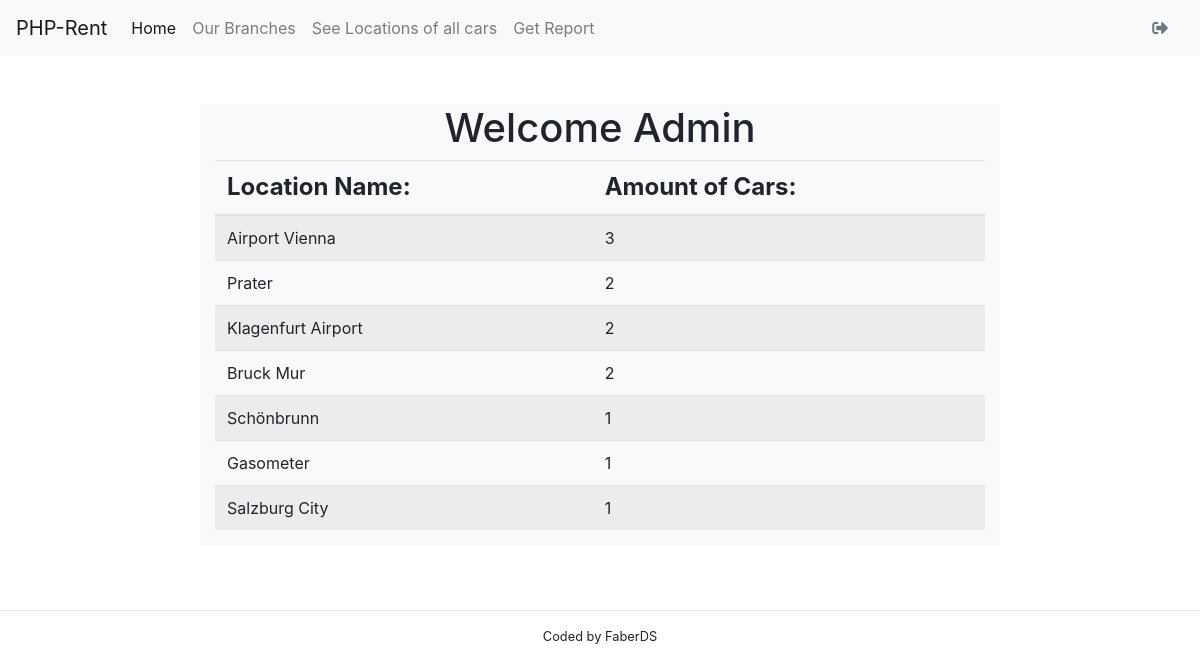
Screenshot of /report.php (signed in) with the database file from the repository.
### tables this page shows
CREATE TABLE `cars` (
  `id` int(11) NOT NULL,
  `price` int(10) UNSIGNED NOT NULL,
  `fk_location_id` int(11) DEFAULT NULL,
  `fk_car_description_id` int(11) DEFAULT NULL,
  `type` enum('VAN','SUV','Cabrio','Micro Car','Roadster','Combi','LKW') DEFAULT NULL,
  `brand` varchar(20) DEFAULT NULL,
  `model` varchar(20) DEFAULT NULL,
  `class` enum('Economy','Business','Premium','Luxery') DEFAULT NULL,
  `img` text NOT NULL,
  `available` enum('true','false') DEFAULT NULL
);

CREATE TABLE `locations` (
  `id` int(11) NOT NULL,
  `lat` float(10,6) DEFAULT NULL,
  `lon` float(10,6) DEFAULT NULL,
  `location` text,
  `branch` enum('true','false') DEFAULT 'false'
);

### config/pdocon.php (called while the page is built, shortened)
<?php
class Pdocon{
        private $host       = "localhost";
        private $user       = "root";
        private $pass       = "root";
        private $dbnm       = "cr11_denis_schuele_php_car_rental";
        private $dbh;
        private $stmt;
        public function __construct(){
        $dsn ="mysql:host=" . $this->host . "; dbname=" . $this->dbnm;
        $options = array(
            PDO::ATTR_PERSISTENT    => true,
            PDO::ATTR_ERRMODE       => PDO::ERRMODE_EXCEPTION
        );
            try{
                $this->dbh  = new PDO($dsn, $this->user, $this->pass, $options);
            }catch(PDOException $error){
                $this->errmsg = $error->getMessage();
                echo $this->errmsg;
            }
        }
        public function query($query){
            $this->stmt = $this->dbh->prepare($query);
        }
        public function execute(){
          return $this->stmt->execute();
        }
        public function fetchMultiple(){
        $this->execute();
        return $this->stmt->fetchAll(PDO::FETCH_ASSOC);
        }
}
?>

### report.php (the view, shortened to what this page needs)
<?php
     include('includes/header.php');
    include('config/pdocon.php');
    $db1 = new Pdocon;
    $db1->query('   SELECT `cars`.`id`
                    as ID, `locations`.`location`
                    as loc,COUNT(*)
                    as cou FROM `cars`
                    JOIN `locations`
                    ON `cars`.`fk_location_id` = `locations`.`id`
                    GROUP BY fk_location_id
                    ORDER BY cou DESC ');
    $branches = $db1->fetchMultiple();
?>
    <div class="container-fluid">
        <div class="row">
            <div class="col-md-8 col-sm-11 mx-auto bg-light text-center m-5">
                <h1>Welcome Admin </h1>
                <div class="table-responsive">
                    <table class="table table-striped">
                        <thead>
                            <tr class="h4">
                                <th>Location Name:</th>
                                <th>Amount of Cars:</th>
                            </tr>
                        </thead>
                        <tbody>
                            <?php
                                foreach($branches as $branch) :
                            ?>
                            <tr>
                                <td><?= $branch['loc'];?></td>
                                <td><?= $branch['cou'];?>
                                </td>
                            </tr>
                            <?php
                                endforeach;
                            ?>
                        </tbody>
                    </table>
                    </div>
            </div>
        </div>
    </div>
<?php
    include('includes/footer.php');
?>

### rows the page displays
cars: fk_location.location "Airport Vienna", cou "3"
cars: fk_location.location "Prater", cou "2"
cars: fk_location.location "Klagenfurt Airport", cou "2"
cars: fk_location.location "Bruck Mur", cou "2"
cars: fk_location.location "Schönbrunn", cou "1"
cars: fk_location.location "Gasometer", cou "1"
cars: fk_location.location "Salzburg City", cou "1"
